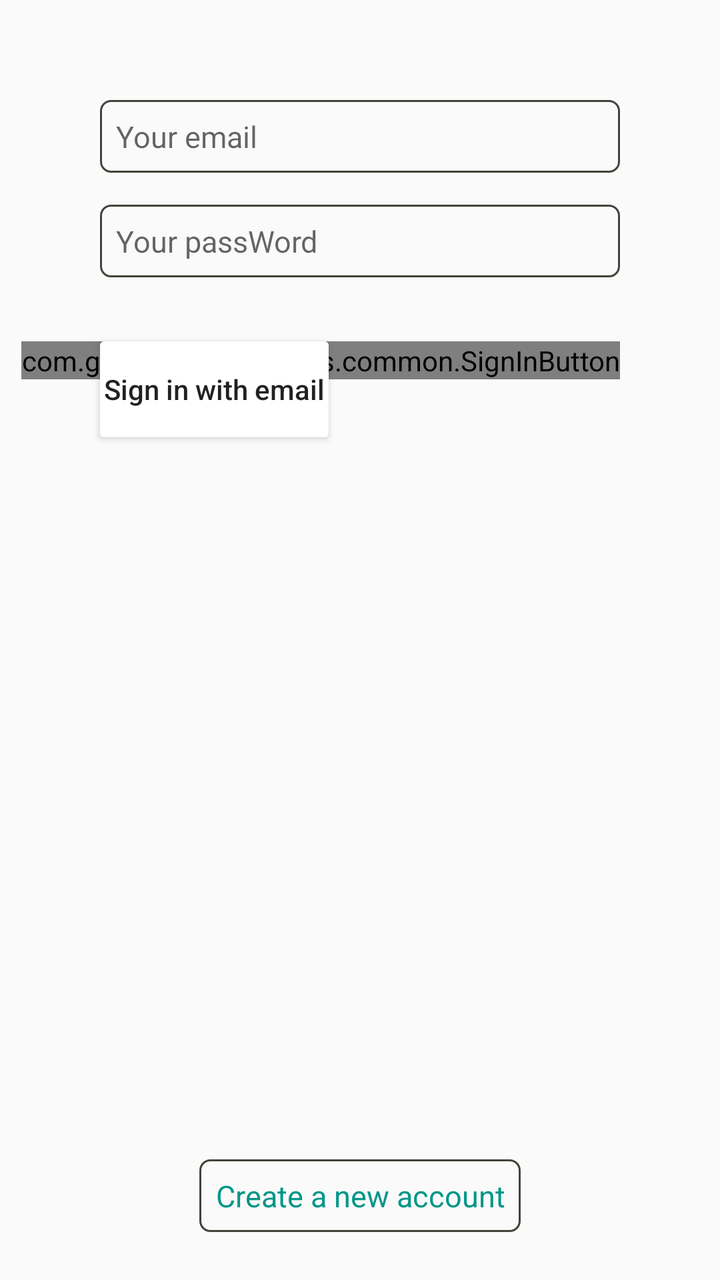
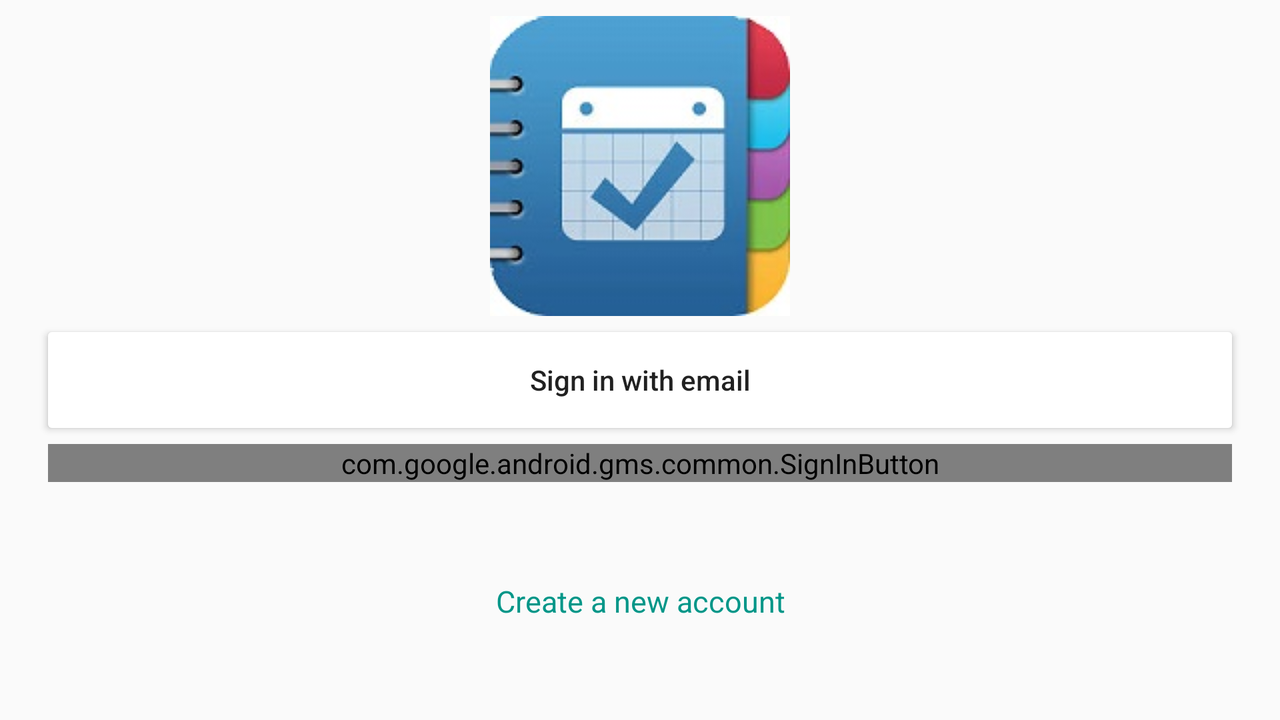

Compare how this app lays out the same screen by default and in its alternative resource folder. The renders come first, then the two layout files and the values they reference.
<!-- AndroidManifest.xml: application theme AppTheme -->
<!-- res/layout/activity_main.xml -->
<?xml version="1.0" encoding="utf-8"?>
<layout xmlns:android="http://schemas.android.com/apk/res/android"
    xmlns:app="http://schemas.android.com/apk/res-auto"
    xmlns:tools="http://schemas.android.com/tools"
    tools:context=".MainActivity">


    <android.support.constraint.ConstraintLayout
        android:layout_width="match_parent"
        android:layout_height="match_parent"
       >

        <ProgressBar
            android:id="@+id/progressBar"
            android:layout_width="30dp"
            android:layout_height="30dp"
            android:layout_gravity="center|bottom"
            android:layout_marginBottom="20dp"
            android:visibility="gone" />

        <EditText
            android:id="@+id/et_email"
            style="@style/DescriptionStyle"
            android:layout_width="0dp"
            android:layout_height="wrap_content"
            android:layout_marginEnd="50dp"
            android:layout_marginStart="50dp"
            android:layout_marginTop="50dp"
            android:background="@drawable/round"
            android:ems="10"
            android:hint="@string/email"
            android:inputType="textWebEmailAddress"
            android:padding="8dp"
            app:layout_constraintEnd_toEndOf="parent"
            app:layout_constraintStart_toStartOf="parent"
            app:layout_constraintTop_toTopOf="parent">

        </EditText>


        <EditText
            android:id="@+id/et_password"
            style="@style/DescriptionStyle"
            android:layout_width="0dp"
            android:layout_height="wrap_content"
            android:layout_marginEnd="50dp"
            android:layout_marginTop="16dp"
            android:background="@drawable/round"
            android:ems="10"
            android:hint="@string/password"
            android:inputType="textPersonName"
            android:padding="8dp"
            app:layout_constraintEnd_toEndOf="parent"
            app:layout_constraintStart_toStartOf="@+id/et_email"
            app:layout_constraintTop_toBottomOf="@+id/et_email" />

        <Button
            android:id="@+id/btn_signin"
            style="@style/myStyleBtn"
            android:layout_width="wrap_content"
            android:layout_height="wrap_content"
            android:layout_marginTop="32dp"
            android:text="@string/signin"
            app:layout_constraintStart_toStartOf="@+id/et_password"
            app:layout_constraintTop_toBottomOf="@+id/et_password" />

        <com.google.android.gms.common.SignInButton
            android:id="@+id/btn_google"

            android:layout_width="wrap_content"
            android:layout_height="wrap_content"
            app:layout_constraintEnd_toEndOf="@+id/et_password"
            app:layout_constraintTop_toTopOf="@+id/btn_signin"></com.google.android.gms.common.SignInButton>

        <TextView
            android:id="@+id/textView"
            android:layout_width="0dp"
            android:layout_height="0dp"
            android:layout_marginBottom="8dp"
            android:layout_marginEnd="4dp"

            android:layout_marginStart="4dp"
            android:gravity="center_horizontal|center_vertical"

            android:text="or"
            app:layout_constraintBottom_toBottomOf="@+id/btn_signin"
            app:layout_constraintEnd_toStartOf="@+id/btn_google"
            app:layout_constraintStart_toEndOf="@+id/btn_signin"
            app:layout_constraintTop_toTopOf="@+id/btn_signin" />

        <TextView
            android:id="@+id/tv_create"
            style="@style/DescriptionStyle"
            android:background="@drawable/round"
            android:layout_width="wrap_content"
            android:layout_height="wrap_content"
            android:layout_marginBottom="24dp"
            android:layout_marginEnd="8dp"
            android:layout_marginStart="8dp"
            android:padding="8dp"
            android:gravity="center_horizontal"
            android:text="@string/create_count"

            app:layout_constraintBottom_toBottomOf="parent"
            app:layout_constraintEnd_toEndOf="parent"
            app:layout_constraintStart_toStartOf="parent" />

    </android.support.constraint.ConstraintLayout>
</layout>
<!-- resources referenced by this layout -->
<resources>
  <!-- drawable round (drawable) -->
  <?xml version="1.0" encoding="utf-8"?>
  <shape xmlns:android="http://schemas.android.com/apk/res/android">
      <corners android:radius="5dp" />
      <stroke
          android:width="1dp"
          android:color="#44433A" />
      <solid android:background="@color/background" />
  </shape>
  <string name="create_count">Create a new account</string>
  <string name="email">Your email</string>
  <string name="password">Your passWord</string>
  <string name="signin">Sign in with email</string>
  <style name="DescriptionStyle">
          <item name="android:textSize">15sp</item>
          <item name="android:textColor">@color/descrition</item>
  
      </style>
  <style name="myStyleBtn">
          <item name="android:background">@drawable/rounded</item>
          <item name="android:paddingEnd">2dp</item>
          <item name="android:paddingStart">2dp</item>
          <item name="android:textAllCaps">false</item>
          <item name="android:textSize">14sp</item>
  
      </style>
  <style name="AppTheme" parent="Theme.AppCompat.Light.DarkActionBar">
          
          <item name="colorPrimary">@color/colorPrimary</item>
          <item name="colorPrimaryDark">@color/colorPrimaryDark</item>
          <item name="colorAccent">@color/colorAccent</item>
      </style>
  <color name="background">#e0f7fa</color>
  <color name="descrition">#009688</color>
  <!-- drawable rounded (drawable) -->
  <?xml version="1.0" encoding="utf-8"?>
  <shape xmlns:android="http://schemas.android.com/apk/res/android"
      android:shape="rectangle">
  
      <solid android:color="@color/white"></solid>
  
      <corners android:radius="2dp"></corners>
  
  </shape>
  <color name="colorPrimary">#3f51b5</color>
  <color name="colorPrimaryDark">#303F9F</color>
  <color name="colorAccent">#FF4081</color>
  <color name="white">#FFFF</color>
</resources>
<!-- res/layout-land/activity_main.xml (the repository's variant of the layout above) -->
<!-- drawn on the phone turned sideways -->
<?xml version="1.0" encoding="utf-8"?>
<layout xmlns:android="http://schemas.android.com/apk/res/android"
    xmlns:app="http://schemas.android.com/apk/res-auto"
    xmlns:tools="http://schemas.android.com/tools"
    tools:context=".MainActivity">


    <android.support.constraint.ConstraintLayout
        android:layout_width="match_parent"
        android:layout_height="match_parent">

        <ProgressBar
            android:id="@+id/progressBar"
            android:layout_width="30dp"
            android:layout_height="30dp"
            android:layout_gravity="center|bottom"
            android:layout_marginBottom="20dp"
            android:visibility="gone" />


        <Button
            android:id="@+id/btn_signin"
            style="@style/myStyleBtn"
            android:layout_width="0dp"
            android:layout_height="wrap_content"
            android:layout_marginEnd="24dp"
            android:layout_marginStart="24dp"
            android:layout_marginTop="8dp"
            android:text="@string/signin"
            app:layout_constraintEnd_toEndOf="parent"
            app:layout_constraintStart_toStartOf="parent"
            app:layout_constraintTop_toBottomOf="@+id/imageView" />

        <com.google.android.gms.common.SignInButton
            android:id="@+id/btn_google"
            android:layout_width="0dp"
            android:layout_height="wrap_content"
            android:layout_marginTop="8dp"
            app:layout_constraintEnd_toEndOf="@+id/btn_signin"
            app:layout_constraintStart_toStartOf="@+id/btn_signin"
            app:layout_constraintTop_toBottomOf="@+id/btn_signin"></com.google.android.gms.common.SignInButton>

        <TextView
            android:id="@+id/tv_create"
            style="@style/DescriptionStyle"
            android:layout_width="wrap_content"
            android:layout_height="wrap_content"

            android:layout_marginBottom="8dp"

            android:layout_marginTop="8dp"
            android:gravity="center_horizontal"

            android:padding="8dp"
            android:text="@string/create_count"
            app:layout_constraintBottom_toBottomOf="parent"
            app:layout_constraintEnd_toEndOf="@+id/btn_google"
            app:layout_constraintStart_toStartOf="@+id/btn_google"
            app:layout_constraintTop_toBottomOf="@+id/btn_google" />

        <ImageView
            android:id="@+id/imageView"
            android:layout_width="wrap_content"
            android:layout_height="wrap_content"
            android:layout_marginBottom="8dp"
            android:layout_marginEnd="8dp"
            android:layout_marginStart="8dp"
            android:layout_marginTop="8dp"
            app:layout_constraintBottom_toTopOf="@+id/btn_signin"
            app:layout_constraintEnd_toEndOf="parent"
            app:layout_constraintStart_toStartOf="parent"
            app:layout_constraintTop_toTopOf="parent"
            app:srcCompat="@drawable/diary" />

    </android.support.constraint.ConstraintLayout>
</layout>
<!-- resources referenced by the variant -->
<!-- as the phone turned sideways resolves them -->
<resources>
  <!-- drawable diary: jpg bitmap (drawable, 9054 bytes) -->
  <string name="create_count">Create a new account</string>
  <string name="signin">Sign in with email</string>
  <style name="DescriptionStyle">
          <item name="android:textSize">15sp</item>
          <item name="android:textColor">@color/descrition</item>
  
      </style>
  <style name="myStyleBtn">
          <item name="android:background">@drawable/rounded</item>
          <item name="android:paddingEnd">2dp</item>
          <item name="android:paddingStart">2dp</item>
          <item name="android:textAllCaps">false</item>
          <item name="android:textSize">14sp</item>
  
      </style>
  <style name="AppTheme" parent="Theme.AppCompat.Light.DarkActionBar">
          
          <item name="colorPrimary">@color/colorPrimary</item>
          <item name="colorPrimaryDark">@color/colorPrimaryDark</item>
          <item name="colorAccent">@color/colorAccent</item>
      </style>
  <color name="descrition">#009688</color>
  <!-- drawable rounded (drawable) -->
  <?xml version="1.0" encoding="utf-8"?>
  <shape xmlns:android="http://schemas.android.com/apk/res/android"
      android:shape="rectangle">
  
      <solid android:color="@color/white"></solid>
  
      <corners android:radius="2dp"></corners>
  
  </shape>
  <color name="colorPrimary">#3f51b5</color>
  <color name="colorPrimaryDark">#303F9F</color>
  <color name="colorAccent">#FF4081</color>
  <color name="white">#FFFF</color>
</resources>
